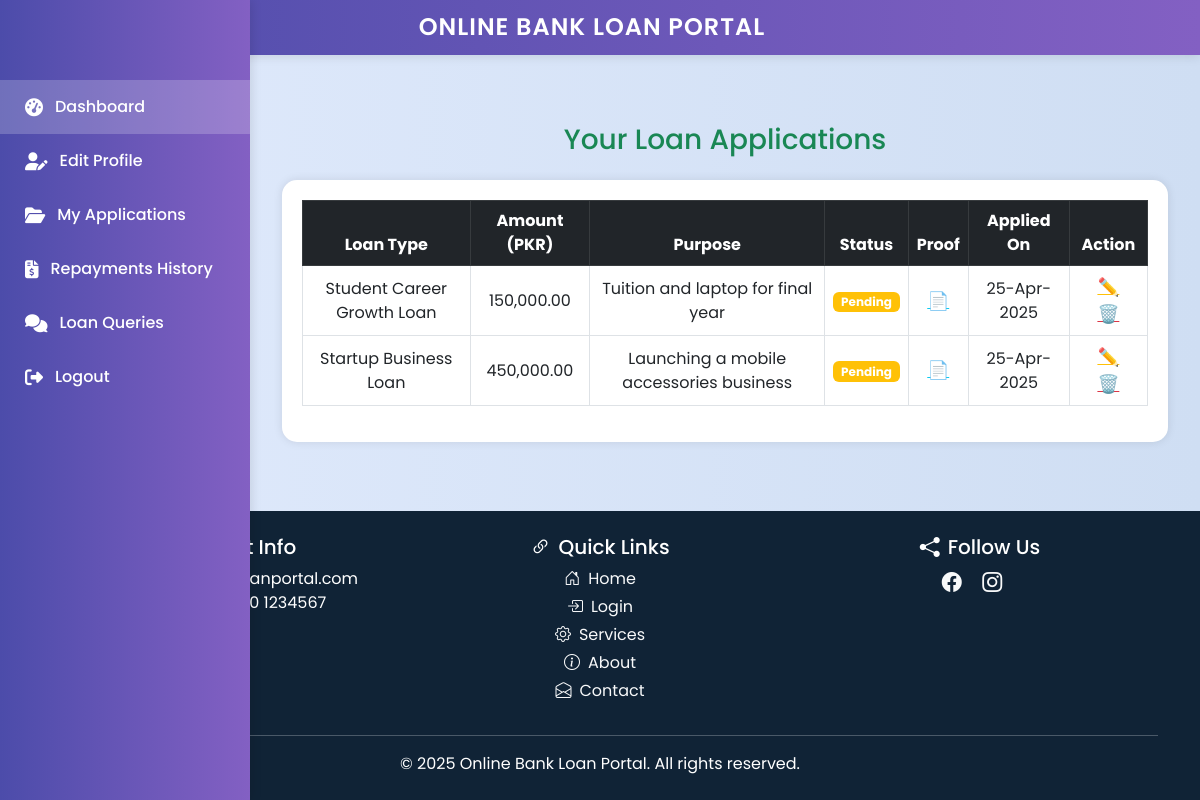
The app's page /Customer/customer-applications.php (signed in) with its own data.
### tables this page shows
CREATE TABLE `loan_applications` (
  `id` int(11) NOT NULL,
  `user_id` int(11) NOT NULL,
  `loan_type_id` int(11) NOT NULL,
  `amount` decimal(10,2) NOT NULL,
  `purpose` text NOT NULL,
  `proof_file` varchar(255) NOT NULL,
  `status` enum('Pending','Approved','Rejected') DEFAULT 'Pending',
  `feedback` text DEFAULT NULL,
  `created_at` timestamp NOT NULL DEFAULT current_timestamp(),
  `total_repaid` decimal(10,2) DEFAULT 0.00,
  `due_date` date DEFAULT NULL,
  `application_type` enum('domestic','overseas') NOT NULL DEFAULT 'domestic',
  `officer_id` int(11) DEFAULT NULL
);

CREATE TABLE `loan_types` (
  `id` int(11) NOT NULL,
  `name` varchar(100) NOT NULL,
  `loan_category` varchar(100) NOT NULL,
  `description` text DEFAULT NULL,
  `min_amount` decimal(10,2) NOT NULL,
  `max_amount` decimal(10,2) NOT NULL,
  `interest_rate` decimal(5,2) NOT NULL,
  `term_months` int(11) NOT NULL,
  `eligibility` text DEFAULT NULL,
  `created_at` timestamp NOT NULL DEFAULT current_timestamp()
);

### Customer/customer-applications.php (the view, shortened to what this page needs)
<?php
include '../dbconnection.php';
$user_id = $_SESSION['customer_id'];
$stmt = $conn->prepare("SELECT la.*, lt.name AS loan_name
                        FROM loan_applications la
                        JOIN loan_types lt ON la.loan_type_id = lt.id
                        WHERE la.user_id = ?
                        ORDER BY la.created_at DESC");
$stmt->execute([$user_id]);
$applications = $stmt->fetchAll(PDO::FETCH_ASSOC);
?>
<!DOCTYPE html>
<html lang="en">
<head>
    <link href="https://cdn.jsdelivr.net/npm/bootstrap@5.3.0/dist/css/bootstrap.min.css" rel="stylesheet">
</head>
<body>
<?php include 'sidebar.php'; ?>
<div class="main-content">
    <div class="container mt-5">
        <h3 class="mb-4 text-center text-success">Your Loan Applications</h3>
        <?php if (count($applications) === 0): ?>
            <div class="alert alert-info text-center">No loan applications found.</div>
        <?php else: ?>
            <div class="table-container">
                <table class="table table-bordered table-hover align-middle text-center">
                    <thead class="table-dark">
                        <tr>
                            <th>Loan Type</th>
                            <th>Amount (PKR)</th>
                            <th>Purpose</th>
                            <th>Status</th>
                            <th>Proof</th>
                            <th>Applied On</th>
                            <th>Action</th>
                        </tr>
                    </thead>
                    <tbody>
                    <?php
                    $status_colors = [
                        'Pending' => 'warning',
                        'Approved' => 'success',
                        'Rejected' => 'danger',
                        'Verified' => 'primary'
                    ];
                    ?>
                    <?php foreach ($applications as $app): ?>
                        <tr>
                            <td><?= htmlspecialchars($app['loan_name']) ?></td>
                            <td><?= number_format($app['amount'], 2) ?></td>
                            <td><?= htmlspecialchars($app['purpose']) ?></td>
                            <td>
                                <span class="badge bg-<?= $status_colors[$app['status']] ?? 'secondary' ?>">
                                    <?= htmlspecialchars($app['status']) ?>
                                </span>
                            </td>
                            <td>
                                <?php if (!empty($app['proof_file'])): ?>
                                    <a href="../uploads/<?= htmlspecialchars($app['proof_file']) ?>" target="_blank" class="icon-btn text-info" title="View Proof">📄</a>
                                <?php else: ?>
                                    <span class="text-muted">N/A</span>
                                <?php endif; ?>
                            </td>
                            <td><?= date('d-M-Y', strtotime($app['created_at'])) ?></td>
                            <td>
    <?php if ($app['status'] === 'Pending'): ?>
        <a href="edit-loan.php?id=<?= $app['id'] ?>" class="icon-btn text-warning" title="Edit">✏️</a>
        <a href="check-application.php?delete_id=<?= $app['id'] ?>" onclick="return confirm('Are you sure you want to delete this application?')" class="icon-btn text-danger" title="Delete">🗑️</a>
    <?php elseif ($app['status'] === 'Rejected'): ?>
        <span class="icon-btn text-secondary" title="View Only">👁️‍🗨️</span>
    <?php elseif ($app['status'] === 'Approved'): ?>
        <a href="loan-distribution.php?id=<?= $app['id'] ?>" class="btn btn-sm btn-primary rounded-pill px-3" title="View Loan Distribution">🎉 View Your Loan Distribution</a>
    <?php endif; ?>
</td>
                        </tr>
                    <?php endforeach; ?>
                    </tbody>
                </table>
            </div>
        <?php endif; ?>
    </div>
</div>
<?php include '../footer.php'; ?>
</body>
</html>

### Customer/customer-applications.php (style rules this page uses)
body { background: linear-gradient(to right, #e0eafc, #cfdef3); }
.table-container { background: white; padding: 20px; border-radius: 15px; box-shadow: 0 0 10px rgba(0, 0, 0, 0.1); }
.icon-btn { border: none; background: none; font-size: 1.1rem; cursor: pointer; margin: 0 5px; }
.main-content { margin-left: 250px; padding: 20px; }

### Customer/sidebar.php (style rules this page uses)
body { font-family: 'Poppins', sans-serif; }

### records on screen
loan_applications: loan_type.name "Student Career Growth Loan", amount "150,000.00", purpose "Tuition and laptop for final year", status "Pending", created_at "25-Apr-2025"
loan_applications: loan_type.name "Startup Business Loan", amount "450,000.00", purpose "Launching a mobile accessories business", status "Pending", created_at "25-Apr-2025"
